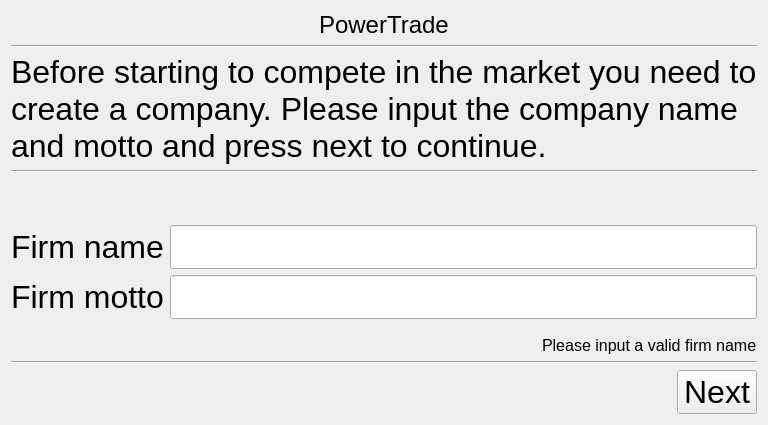
      <widget class="QWidget" name="page_create">
       <layout class="QVBoxLayout" name="verticalLayout_2">
        <item>
         <layout class="QVBoxLayout" name="verticalLayout_6">
          <item alignment="Qt::AlignHCenter|Qt::AlignTop">
           <widget class="QLabel" name="create_logo">
            <property name="sizePolicy">
             <sizepolicy hsizetype="Minimum" vsizetype="Minimum">
              <horstretch>0</horstretch>
              <verstretch>0</verstretch>
             </sizepolicy>
            </property>
            <property name="maximumSize">
             <size>
              <width>16777215</width>
              <height>30</height>
             </size>
            </property>
            <property name="font">
             <font>
              <pointsize>18</pointsize>
             </font>
            </property>
            <property name="text">
             <string>PowerTrade</string>
            </property>
            <property name="textFormat">
             <enum>Qt::PlainText</enum>
            </property>
            <property name="scaledContents">
             <bool>true</bool>
            </property>
           </widget>
          </item>
          <item alignment="Qt::AlignTop">
           <widget class="Line" name="line">
            <property name="orientation">
             <enum>Qt::Horizontal</enum>
            </property>
           </widget>
          </item>
          <item alignment="Qt::AlignTop">
           <widget class="QLabel" name="create_introduction">
            <property name="font">
             <font>
              <pointsize>24</pointsize>
             </font>
            </property>
            <property name="text">
             <string>Before starting to compete in the market you need to create a company. Please input the company name and motto and press next to continue.</string>
            </property>
            <property name="wordWrap">
             <bool>true</bool>
            </property>
           </widget>
          </item>
          <item>
           <widget class="Line" name="line_2">
            <property name="orientation">
             <enum>Qt::Horizontal</enum>
            </property>
           </widget>
          </item>
          <item>
           <layout class="QFormLayout" name="formLayout">
            <item row="0" column="0">
             <spacer name="verticalSpacer">
              <property name="orientation">
               <enum>Qt::Vertical</enum>
              </property>
              <property name="sizeHint" stdset="0">
               <size>
                <width>20</width>
                <height>40</height>
               </size>
              </property>
             </spacer>
            </item>
            <item row="1" column="0">
             <widget class="QLabel" name="create_firmNameLabel">
              <property name="font">
               <font>
                <pointsize>24</pointsize>
               </font>
              </property>
              <property name="text">
               <string>Firm name</string>
              </property>
             </widget>
            </item>
            <item row="1" column="1">
             <widget class="QLineEdit" name="create_firmNameLineEdit">
              <property name="font">
               <font>
                <pointsize>24</pointsize>
               </font>
              </property>
              <property name="toolTip">
               <string>Insert the name of your company</string>
              </property>
              <property name="maxLength">
               <number>20</number>
              </property>
              <property name="clearButtonEnabled">
               <bool>true</bool>
              </property>
             </widget>
            </item>
            <item row="2" column="0">
             <widget class="QLabel" name="create_firmMottoLabel">
              <property name="sizePolicy">
               <sizepolicy hsizetype="Preferred" vsizetype="Expanding">
                <horstretch>0</horstretch>
                <verstretch>0</verstretch>
               </sizepolicy>
              </property>
              <property name="font">
               <font>
                <pointsize>24</pointsize>
               </font>
              </property>
              <property name="text">
               <string>Firm motto</string>
              </property>
             </widget>
            </item>
            <item row="2" column="1">
             <widget class="QLineEdit" name="create_firmMottoLineEdit">
              <property name="font">
               <font>
                <pointsize>24</pointsize>
               </font>
              </property>
              <property name="toolTip">
               <string>Insert an inspiring motto to inspire your staff</string>
              </property>
              <property name="maxLength">
               <number>30</number>
              </property>
              <property name="clearButtonEnabled">
               <bool>true</bool>
              </property>
             </widget>
            </item>
           </layout>
          </item>
          <item>
           <layout class="QHBoxLayout" name="horizontalLayout_20">
            <property name="topMargin">
             <number>10</number>
            </property>
            <item>
             <spacer name="horizontalSpacer_17">
              <property name="orientation">
               <enum>Qt::Horizontal</enum>
              </property>
              <property name="sizeHint" stdset="0">
               <size>
                <width>40</width>
                <height>20</height>
               </size>
              </property>
             </spacer>
            </item>
            <item>
             <widget class="QLabel" name="create_label_warning">
              <property name="font">
               <font>
                <pointsize>12</pointsize>
               </font>
              </property>
              <property name="text">
               <string>Please input a valid firm name</string>
              </property>
             </widget>
            </item>
           </layout>
          </item>
          <item>
           <widget class="Line" name="line_3">
            <property name="orientation">
             <enum>Qt::Horizontal</enum>
            </property>
           </widget>
          </item>
          <item>
           <layout class="QHBoxLayout" name="horizontalLayout_2">
            <item>
             <spacer name="horizontalSpacer">
              <property name="orientation">
               <enum>Qt::Horizontal</enum>
              </property>
              <property name="sizeHint" stdset="0">
               <size>
                <width>40</width>
                <height>20</height>
               </size>
              </property>
             </spacer>
            </item>
            <item>
             <widget class="QPushButton" name="create_next">
              <property name="font">
               <font>
                <pointsize>24</pointsize>
               </font>
              </property>
              <property name="text">
               <string>Next</string>
              </property>
              <property name="autoDefault">
               <bool>true</bool>
              </property>
             </widget>
            </item>
           </layout>
          </item>
         </layout>
        </item>
       </layout>
      </widget>
